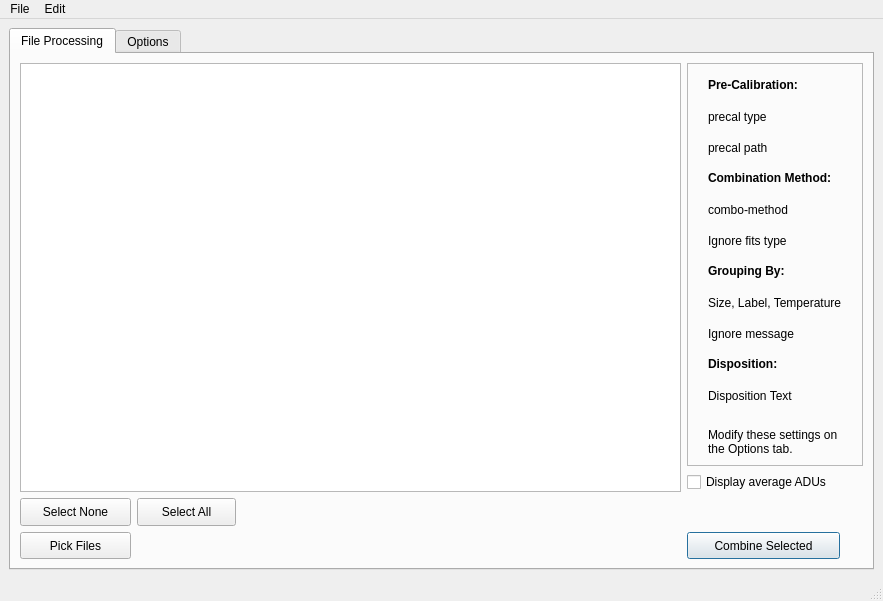
<?xml version="1.0" encoding="UTF-8"?>
<ui version="4.0">
 <class>MainWindow</class>
 <widget class="QMainWindow" name="MainWindow">
  <property name="geometry">
   <rect>
    <x>0</x>
    <y>0</y>
    <width>883</width>
    <height>601</height>
   </rect>
  </property>
  <property name="sizePolicy">
   <sizepolicy hsizetype="MinimumExpanding" vsizetype="MinimumExpanding">
    <horstretch>0</horstretch>
    <verstretch>0</verstretch>
   </sizepolicy>
  </property>
  <property name="minimumSize">
   <size>
    <width>858</width>
    <height>601</height>
   </size>
  </property>
  <property name="windowTitle">
   <string>Master Flat Frame Maker</string>
  </property>
  <widget class="QWidget" name="centralwidget">
   <layout class="QGridLayout" name="gridLayout_8">
    <item row="0" column="0">
     <widget class="QTabWidget" name="tabWidget">
      <property name="sizePolicy">
       <sizepolicy hsizetype="Expanding" vsizetype="Expanding">
        <horstretch>0</horstretch>
        <verstretch>0</verstretch>
       </sizepolicy>
      </property>
      <property name="minimumSize">
       <size>
        <width>0</width>
        <height>0</height>
       </size>
      </property>
      <property name="toolTip">
       <string/>
      </property>
      <property name="currentIndex">
       <number>0</number>
      </property>
      <widget class="QWidget" name="filesTab">
       <attribute name="title">
        <string>File Processing</string>
       </attribute>
       <attribute name="toolTip">
        <string>Selecting files to be processed</string>
       </attribute>
       <layout class="QGridLayout" name="gridLayout_7">
        <item row="0" column="0" rowspan="2" colspan="3">
         <widget class="QTableView" name="filesTable">
          <property name="sizePolicy">
           <sizepolicy hsizetype="Expanding" vsizetype="Expanding">
            <horstretch>100</horstretch>
            <verstretch>100</verstretch>
           </sizepolicy>
          </property>
          <property name="minimumSize">
           <size>
            <width>600</width>
            <height>401</height>
           </size>
          </property>
          <property name="toolTip">
           <string>All the files you have picked from the file system.  Only those you select will be processed.  Sort by clickin on column headings.</string>
          </property>
          <property name="editTriggers">
           <set>QAbstractItemView::NoEditTriggers</set>
          </property>
          <property name="tabKeyNavigation">
           <bool>false</bool>
          </property>
          <property name="showDropIndicator" stdset="0">
           <bool>false</bool>
          </property>
          <property name="dragDropOverwriteMode">
           <bool>false</bool>
          </property>
          <property name="selectionBehavior">
           <enum>QAbstractItemView::SelectRows</enum>
          </property>
          <property name="sortingEnabled">
           <bool>true</bool>
          </property>
          <attribute name="horizontalHeaderStretchLastSection">
           <bool>true</bool>
          </attribute>
          <attribute name="verticalHeaderVisible">
           <bool>false</bool>
          </attribute>
          <attribute name="verticalHeaderHighlightSections">
           <bool>false</bool>
          </attribute>
         </widget>
        </item>
        <item row="0" column="3">
         <widget class="QFrame" name="frame">
          <property name="minimumSize">
           <size>
            <width>176</width>
            <height>0</height>
           </size>
          </property>
          <property name="maximumSize">
           <size>
            <width>176</width>
            <height>403</height>
           </size>
          </property>
          <property name="toolTip">
           <string>Settings for this session are summarized here.  Change them by selecting the Options tab above.</string>
          </property>
          <property name="frameShape">
           <enum>QFrame::StyledPanel</enum>
          </property>
          <property name="frameShadow">
           <enum>QFrame::Raised</enum>
          </property>
          <layout class="QGridLayout" name="gridLayout_6">
           <item row="5" column="0">
            <widget class="QLabel" name="methodInfo2">
             <property name="text">
              <string>Ignore fits type</string>
             </property>
            </widget>
           </item>
           <item row="10" column="0">
            <widget class="QLabel" name="dispositionInfo1">
             <property name="text">
              <string>Disposition Text</string>
             </property>
            </widget>
           </item>
           <item row="2" column="0">
            <widget class="QLabel" name="preCalInfo2">
             <property name="styleSheet">
              <string notr="true">font: 9pt &quot;Geneva&quot;;</string>
             </property>
             <property name="text">
              <string>precal path</string>
             </property>
            </widget>
           </item>
           <item row="9" column="0">
            <widget class="QLabel" name="label_20">
             <property name="text">
              <string>&lt;html&gt;&lt;head/&gt;&lt;body&gt;&lt;p&gt;&lt;span style=&quot; font-weight:600;&quot;&gt;Disposition:&lt;/span&gt;&lt;/p&gt;&lt;/body&gt;&lt;/html&gt;</string>
             </property>
            </widget>
           </item>
           <item row="3" column="0">
            <widget class="QLabel" name="label_15">
             <property name="text">
              <string>&lt;html&gt;&lt;head/&gt;&lt;body&gt;&lt;p&gt;&lt;span style=&quot; font-weight:600;&quot;&gt;Combination Method:&lt;/span&gt;&lt;/p&gt;&lt;/body&gt;&lt;/html&gt;</string>
             </property>
            </widget>
           </item>
           <item row="1" column="0">
            <widget class="QLabel" name="preCalInfo1">
             <property name="text">
              <string>precal type</string>
             </property>
            </widget>
           </item>
           <item row="7" column="0">
            <widget class="QLabel" name="groupInfo1">
             <property name="text">
              <string>Size, Label, Temperature</string>
             </property>
            </widget>
           </item>
           <item row="11" column="0">
            <widget class="QLabel" name="label_21">
             <property name="sizePolicy">
              <sizepolicy hsizetype="Fixed" vsizetype="Fixed">
               <horstretch>0</horstretch>
               <verstretch>0</verstretch>
              </sizepolicy>
             </property>
             <property name="text">
              <string>&lt;html&gt;&lt;head/&gt;&lt;body&gt;&lt;p&gt;&lt;br/&gt;Modify these settings on the Options tab.&lt;/p&gt;&lt;/body&gt;&lt;/html&gt;</string>
             </property>
             <property name="alignment">
              <set>Qt::AlignLeading|Qt::AlignLeft|Qt::AlignTop</set>
             </property>
             <property name="wordWrap">
              <bool>true</bool>
             </property>
            </widget>
           </item>
           <item row="4" column="0">
            <widget class="QLabel" name="methodInfo1">
             <property name="text">
              <string>combo-method</string>
             </property>
            </widget>
           </item>
           <item row="8" column="0">
            <widget class="QLabel" name="groupInfo2">
             <property name="text">
              <string>Ignore message</string>
             </property>
            </widget>
           </item>
           <item row="6" column="0">
            <widget class="QLabel" name="label_16">
             <property name="text">
              <string>&lt;html&gt;&lt;head/&gt;&lt;body&gt;&lt;p&gt;&lt;span style=&quot; font-weight:600;&quot;&gt;Grouping By:&lt;/span&gt;&lt;/p&gt;&lt;/body&gt;&lt;/html&gt;</string>
             </property>
            </widget>
           </item>
           <item row="0" column="0">
            <widget class="QLabel" name="label_10">
             <property name="text">
              <string>&lt;html&gt;&lt;head/&gt;&lt;body&gt;&lt;p&gt;&lt;span style=&quot; font-weight:600;&quot;&gt;Pre-Calibration:&lt;/span&gt;&lt;/p&gt;&lt;/body&gt;&lt;/html&gt;</string>
             </property>
            </widget>
           </item>
          </layout>
         </widget>
        </item>
        <item row="1" column="3">
         <widget class="QCheckBox" name="displayAvgADUs">
          <property name="toolTip">
           <string>Show the average ADU level for each displayed file</string>
          </property>
          <property name="text">
           <string>Display average ADUs</string>
          </property>
         </widget>
        </item>
        <item row="2" column="0">
         <widget class="QPushButton" name="selectNoneButton">
          <property name="maximumSize">
           <size>
            <width>116</width>
            <height>32</height>
           </size>
          </property>
          <property name="text">
           <string>Select None</string>
          </property>
         </widget>
        </item>
        <item row="2" column="1">
         <widget class="QPushButton" name="selectAllButton">
          <property name="maximumSize">
           <size>
            <width>99</width>
            <height>32</height>
           </size>
          </property>
          <property name="text">
           <string>Select All</string>
          </property>
         </widget>
        </item>
        <item row="2" column="2">
         <widget class="QLabel" name="selectedLabel">
          <property name="text">
           <string/>
          </property>
         </widget>
        </item>
        <item row="2" column="3">
         <spacer name="horizontalSpacer">
          <property name="orientation">
           <enum>Qt::Horizontal</enum>
          </property>
          <property name="sizeHint" stdset="0">
           <size>
            <width>40</width>
            <height>20</height>
           </size>
          </property>
         </spacer>
        </item>
        <item row="3" column="0">
         <widget class="QPushButton" name="pickFilesButton">
          <property name="maximumSize">
           <size>
            <width>111</width>
            <height>32</height>
           </size>
          </property>
          <property name="text">
           <string>Pick Files</string>
          </property>
         </widget>
        </item>
        <item row="3" column="1" colspan="2">
         <spacer name="horizontalSpacer_2">
          <property name="orientation">
           <enum>Qt::Horizontal</enum>
          </property>
          <property name="sizeHint" stdset="0">
           <size>
            <width>518</width>
            <height>20</height>
           </size>
          </property>
         </spacer>
        </item>
        <item row="3" column="3">
         <widget class="QPushButton" name="combineSelectedButton">
          <property name="maximumSize">
           <size>
            <width>153</width>
            <height>32</height>
           </size>
          </property>
          <property name="text">
           <string>Combine Selected</string>
          </property>
          <property name="autoDefault">
           <bool>true</bool>
          </property>
          <property name="default">
           <bool>true</bool>
          </property>
         </widget>
        </item>
       </layout>
      </widget>
      <widget class="QWidget" name="optionsTab">
       <attribute name="title">
        <string>Options</string>
       </attribute>
       <attribute name="toolTip">
        <string>Options on how the selected files will be grouped, calibrated, and combined.</string>
       </attribute>
       <layout class="QGridLayout" name="gridLayout_5">
        <item row="0" column="0">
         <widget class="QGroupBox" name="groupBox_2">
          <property name="minimumSize">
           <size>
            <width>331</width>
            <height>261</height>
           </size>
          </property>
          <property name="maximumSize">
           <size>
            <width>331</width>
            <height>291</height>
           </size>
          </property>
          <property name="title">
           <string>Pre-Combine Bias/Flat File Calibration</string>
          </property>
          <layout class="QGridLayout" name="gridLayout">
           <property name="verticalSpacing">
            <number>9</number>
           </property>
           <item row="8" column="0" colspan="3">
            <widget class="QRadioButton" name="fixedPreCalFileRB">
             <property name="toolTip">
              <string>Use fixed bias or flat file specified here for precalibration</string>
             </property>
             <property name="text">
              <string>Fixed Bias/Flat File:</string>
             </property>
             <attribute name="buttonGroup">
              <string notr="true">preCalibrationGroup</string>
             </attribute>
            </widget>
           </item>
           <item row="3" column="0">
            <spacer name="horizontalSpacer_7">
             <property name="orientation">
              <enum>Qt::Horizontal</enum>
             </property>
             <property name="sizeType">
              <enum>QSizePolicy::Fixed</enum>
             </property>
             <property name="sizeHint" stdset="0">
              <size>
               <width>40</width>
               <height>17</height>
              </size>
             </property>
            </spacer>
           </item>
           <item row="7" column="0" colspan="6">
            <widget class="QLabel" name="autoDirectoryName">
             <property name="text">
              <string>&lt;html&gt;&lt;head/&gt;&lt;body&gt;&lt;p&gt;&lt;span style=&quot; font-size:9pt;&quot;&gt;Directory name echoed here&lt;br/&gt;second line&lt;/span&gt;&lt;/p&gt;&lt;/body&gt;&lt;/html&gt;</string>
             </property>
             <property name="alignment">
              <set>Qt::AlignLeading|Qt::AlignLeft|Qt::AlignTop</set>
             </property>
             <property name="wordWrap">
              <bool>true</bool>
             </property>
            </widget>
           </item>
           <item row="2" column="0" colspan="3">
            <widget class="QRadioButton" name="autoPreCalibrationRB">
             <property name="toolTip">
              <string>Automatically choose the best matching Bias or Flat file from a directory of files</string>
             </property>
             <property name="text">
              <string>Auto from Directory</string>
             </property>
             <attribute name="buttonGroup">
              <string notr="true">preCalibrationGroup</string>
             </attribute>
            </widget>
           </item>
           <item row="9" column="0" colspan="6">
            <widget class="QLabel" name="precalibrationPathDisplay">
             <property name="minimumSize">
              <size>
               <width>0</width>
               <height>0</height>
              </size>
             </property>
             <property name="text">
              <string>&lt;html&gt;&lt;head/&gt;&lt;body&gt;&lt;p&gt;&lt;span style=&quot; font-size:9pt;&quot;&gt;File name is echoed here&lt;br/&gt;Second line&lt;/span&gt;&lt;/p&gt;&lt;/body&gt;&lt;/html&gt;</string>
             </property>
             <property name="alignment">
              <set>Qt::AlignLeading|Qt::AlignLeft|Qt::AlignTop</set>
             </property>
             <property name="wordWrap">
              <bool>true</bool>
             </property>
            </widget>
           </item>
           <item row="2" column="5">
            <spacer name="horizontalSpacer_3">
             <property name="orientation">
              <enum>Qt::Horizontal</enum>
             </property>
             <property name="sizeHint" stdset="0">
              <size>
               <width>34</width>
               <height>15</height>
              </size>
             </property>
            </spacer>
           </item>
           <item row="1" column="4" colspan="2">
            <widget class="QLineEdit" name="fixedPedestalAmount"/>
           </item>
           <item row="2" column="3" colspan="2">
            <widget class="QPushButton" name="setAutoDirectory">
             <property name="text">
              <string>Set Dir</string>
             </property>
            </widget>
           </item>
           <item row="8" column="5">
            <spacer name="horizontalSpacer_4">
             <property name="orientation">
              <enum>Qt::Horizontal</enum>
             </property>
             <property name="sizeHint" stdset="0">
              <size>
               <width>34</width>
               <height>15</height>
              </size>
             </property>
            </spacer>
           </item>
           <item row="0" column="0" colspan="3">
            <widget class="QRadioButton" name="noPreClalibrationRB">
             <property name="toolTip">
              <string>No precalibration</string>
             </property>
             <property name="text">
              <string>No pre-calibration</string>
             </property>
             <attribute name="buttonGroup">
              <string notr="true">preCalibrationGroup</string>
             </attribute>
            </widget>
           </item>
           <item row="4" column="0">
            <spacer name="horizontalSpacer_8">
             <property name="orientation">
              <enum>Qt::Horizontal</enum>
             </property>
             <property name="sizeType">
              <enum>QSizePolicy::Fixed</enum>
             </property>
             <property name="sizeHint" stdset="0">
              <size>
               <width>40</width>
               <height>17</height>
              </size>
             </property>
            </spacer>
           </item>
           <item row="1" column="0" colspan="3">
            <widget class="QRadioButton" name="fixedPedestalRB">
             <property name="toolTip">
              <string>Subtract a given fixed pedestal amount from each pixel</string>
             </property>
             <property name="text">
              <string>Pedestal</string>
             </property>
             <attribute name="buttonGroup">
              <string notr="true">preCalibrationGroup</string>
             </attribute>
            </widget>
           </item>
           <item row="8" column="3" colspan="2">
            <widget class="QPushButton" name="selectPreCalFile">
             <property name="text">
              <string>Select File</string>
             </property>
            </widget>
           </item>
           <item row="5" column="0">
            <spacer name="horizontalSpacer_9">
             <property name="orientation">
              <enum>Qt::Horizontal</enum>
             </property>
             <property name="sizeType">
              <enum>QSizePolicy::Fixed</enum>
             </property>
             <property name="sizeHint" stdset="0">
              <size>
               <width>40</width>
               <height>17</height>
              </size>
             </property>
            </spacer>
           </item>
           <item row="3" column="1" colspan="4">
            <widget class="QCheckBox" name="autoRecursive">
             <property name="toolTip">
              <string>In &quot;Auto Directory&quot;, include any files in sub-directories too</string>
             </property>
             <property name="statusTip">
              <string/>
             </property>
             <property name="text">
              <string>Include sub-directories</string>
             </property>
            </widget>
           </item>
           <item row="4" column="1" colspan="3">
            <widget class="QCheckBox" name="autoBiasOnly">
             <property name="toolTip">
              <string>In auto directory, only BIAS or FLAT files will be considered</string>
             </property>
             <property name="text">
              <string>Bias &amp;&amp; Flat files only</string>
             </property>
            </widget>
           </item>
           <item row="5" column="1" colspan="4">
            <widget class="QCheckBox" name="displayAutoResultsCB">
             <property name="toolTip">
              <string>Display, in the console, the exposure and temperature match of the selected best calibration file.</string>
             </property>
             <property name="text">
              <string>Display specs of selected file</string>
             </property>
            </widget>
           </item>
          </layout>
         </widget>
        </item>
        <item row="0" column="1">
         <widget class="QGroupBox" name="groupBox_3">
          <property name="sizePolicy">
           <sizepolicy hsizetype="Ignored" vsizetype="Ignored">
            <horstretch>0</horstretch>
            <verstretch>0</verstretch>
           </sizepolicy>
          </property>
          <property name="minimumSize">
           <size>
            <width>326</width>
            <height>261</height>
           </size>
          </property>
          <property name="maximumSize">
           <size>
            <width>326</width>
            <height>291</height>
           </size>
          </property>
          <property name="title">
           <string>Combination Algorithm</string>
          </property>
          <layout class="QGridLayout" name="gridLayout_2">
           <item row="0" column="0">
            <widget class="QRadioButton" name="combineMeanRB">
             <property name="toolTip">
              <string>Simple mean. Best signal-to-noise, but outliers (satellites etc) will show up.</string>
             </property>
             <property name="text">
              <string>Mean</string>
             </property>
            </widget>
           </item>
           <item row="2" column="3">
            <spacer name="horizontalSpacer_5">
             <property name="orientation">
              <enum>Qt::Horizontal</enum>
             </property>
             <property name="sizeHint" stdset="0">
              <size>
               <width>37</width>
               <height>20</height>
              </size>
             </property>
            </spacer>
           </item>
           <item row="2" column="2">
            <widget class="QLineEdit" name="minMaxNumDropped">
             <property name="maximumSize">
              <size>
               <width>41</width>
               <height>21</height>
              </size>
             </property>
             <property name="toolTip">
              <string>&lt;html&gt;&lt;head/&gt;&lt;body&gt;&lt;p&gt;How many min and max values are dropped?  (1 = drop all instances of the max and all instances of the min; 2 = all instances of max and next-to-max and all instances of 2 min values, etc.)&lt;/p&gt;&lt;/body&gt;&lt;/html&gt;</string>
             </property>
            </widget>
           </item>
           <item row="3" column="3">
            <spacer name="horizontalSpacer_6">
             <property name="orientation">
              <enum>Qt::Horizontal</enum>
             </property>
             <property name="sizeHint" stdset="0">
              <size>
               <width>37</width>
               <height>20</height>
              </size>
             </property>
            </spacer>
           </item>
           <item row="2" column="1">
            <widget class="QLabel" name="label_2">
             <property name="text">
              <string>Drop</string>
             </property>
            </widget>
           </item>
           <item row="3" column="2">
            <widget class="QLineEdit" name="sigmaThreshold">
             <property name="maximumSize">
              <size>
               <width>41</width>
               <height>21</height>
              </size>
             </property>
             <property name="toolTip">
              <string>&lt;html&gt;&lt;head/&gt;&lt;body&gt;&lt;p&gt;Sigma ratio (how many standard deviations the value is from the mean) beyond which data are dropped.  Try 2.0 then experiment.&lt;/p&gt;&lt;/body&gt;&lt;/html&gt;</string>
             </property>
            </widget>
           </item>
           <item row="2" column="0">
            <widget class="QRadioButton" name="combineMinMaxRB">
             <property name="toolTip">
              <string>Drop min and max values, then Mean. Works well when outliers are hot or black pixels.</string>
             </property>
             <property name="text">
              <string>Min/Max Clip</string>
             </property>
            </widget>
           </item>
           <item row="3" column="1">
            <widget class="QLabel" name="label_3">
             <property name="text">
              <string>Z Limit</string>
             </property>
            </widget>
           </item>
           <item row="5" column="0">
            <spacer name="verticalSpacer">
             <property name="orientation">
              <enum>Qt::Vertical</enum>
             </property>
             <property name="sizeHint" stdset="0">
              <size>
               <width>20</width>
               <height>40</height>
              </size>
             </property>
            </spacer>
           </item>
           <item row="1" column="0">
            <widget class="QRadioButton" name="combineMedianRB">
             <property name="toolTip">
              <string>Simple median. Rejects outliers, but signal-to-noise not as good as with Mean.</string>
             </property>
             <property name="text">
              <string>Median</string>
             </property>
            </widget>
           </item>
           <item row="3" column="0">
            <widget class="QRadioButton" name="combineSigmaRB">
             <property name="toolTip">
              <string>Drop pixels more than a given sigma ratio from the mean, then mean the rest. Good rejection of anomalous data.</string>
             </property>
             <property name="text">
              <string>Sigma Clip</string>
             </property>
            </widget>
           </item>
           <item row="4" column="0" colspan="3">
            <widget class="QCheckBox" name="ignoreFileType">
             <property name="toolTip">
              <string>Allow any FITS file to be included, not just FLAT files.</string>
             </property>
             <property name="text">
              <string>Ignore FITS file type, allow combine</string>
             </property>
            </widget>
           </item>
          </layout>
         </widget>
        </item>
        <item row="1" column="0">
         <widget class="QGroupBox" name="groupBox_4">
          <property name="minimumSize">
           <size>
            <width>333</width>
            <height>193</height>
           </size>
          </property>
          <property name="maximumSize">
           <size>
            <width>333</width>
            <height>193</height>
           </size>
          </property>
          <property name="title">
           <string>Process Multiple Files at Once, Grouped</string>
          </property>
          <layout class="QGridLayout" name="gridLayout_3">
           <item row="2" column="0">
            <widget class="QCheckBox" name="groupByTemperatureCB">
             <property name="toolTip">
              <string>Process sets of files having different CCD temperatures</string>
             </property>
             <property name="text">
              <string>Group by Temperature, width:</string>
             </property>
            </widget>
           </item>
           <item row="0" column="0" colspan="2">
            <widget class="QCheckBox" name="groupBySizeCB">
             <property name="toolTip">
              <string>Process sets of files having different dimensions or binnings</string>
             </property>
             <property name="text">
              <string>Group by size (dimensions and binning)</string>
             </property>
            </widget>
           </item>
           <item row="3" column="1">
            <widget class="QLineEdit" name="minimumGroupSize">
             <property name="maximumSize">
              <size>
               <width>31</width>
               <height>21</height>
              </size>
             </property>
            </widget>
           </item>
           <item row="1" column="0">
            <widget class="QCheckBox" name="groupByFilterCB">
             <property name="toolTip">
              <string>Process files with the same filter name as a group</string>
             </property>
             <property name="text">
              <string>Group by Filter</string>
             </property>
            </widget>
           </item>
           <item row="3" column="0">
            <widget class="QCheckBox" name="ignoreSmallGroupsCB">
             <property name="text">
              <string>Ignore groups with fewer than:</string>
             </property>
            </widget>
           </item>
           <item row="3" column="2">
            <widget class="QLabel" name="label_9">
             <property name="text">
              <string>files</string>
             </property>
            </widget>
           </item>
           <item row="2" column="1">
            <widget class="QLineEdit" name="temperatureGroupBandwidth">
             <property name="maximumSize">
              <size>
               <width>31</width>
               <height>16777215</height>
              </size>
             </property>
             <property name="toolTip">
              <string>Group together temperatures that are within this much on either side of the group centre.</string>
             </property>
            </widget>
           </item>
          </layout>
         </widget>
        </item>
        <item row="1" column="1">
         <widget class="QGroupBox" name="groupBox_5">
          <property name="minimumSize">
           <size>
            <width>326</width>
            <height>193</height>
           </size>
          </property>
          <property name="maximumSize">
           <size>
            <width>326</width>
            <height>193</height>
           </size>
          </property>
          <property name="title">
           <string>Disposition of Input Files</string>
          </property>
          <layout class="QGridLayout" name="gridLayout_4">
           <item row="1" column="1">
            <widget class="QLineEdit" name="subFolderName">
             <property name="toolTip">
              <string>&lt;html&gt;&lt;head/&gt;&lt;body&gt;&lt;p&gt;Name for the folder to move the processed files. Optionally this name can contain %d, %t, or %f, which will be replaced by the date, time, and filter name, respectively.&lt;/p&gt;&lt;/body&gt;&lt;/html&gt;</string>
             </property>
            </widget>
           </item>
           <item row="1" column="0">
            <widget class="QRadioButton" name="dispositionSubFolderRB">
             <property name="toolTip">
              <string>Move the input files to a sub-folder (in the same directory as the input files) with the given name</string>
             </property>
             <property name="text">
              <string>Move to:</string>
             </property>
             <attribute name="buttonGroup">
              <string notr="true">dispositionGroup</string>
             </attribute>
            </widget>
           </item>
           <item row="0" column="0" colspan="2">
            <widget class="QRadioButton" name="dispositionNothingRB">
             <property name="toolTip">
              <string>Leave the input files alone.</string>
             </property>
             <property name="text">
              <string>Do Nothing</string>
             </property>
             <attribute name="buttonGroup">
              <string notr="true">dispositionGroup</string>
             </attribute>
            </widget>
           </item>
           <item row="2" column="0">
            <spacer name="verticalSpacer_2">
             <property name="orientation">
              <enum>Qt::Vertical</enum>
             </property>
             <property name="sizeHint" stdset="0">
              <size>
               <width>20</width>
               <height>40</height>
              </size>
             </property>
            </spacer>
           </item>
          </layout>
         </widget>
        </item>
       </layout>
      </widget>
     </widget>
    </item>
   </layout>
  </widget>
  <widget class="QMenuBar" name="menubar">
   <property name="geometry">
    <rect>
     <x>0</x>
     <y>0</y>
     <width>883</width>
     <height>22</height>
    </rect>
   </property>
   <widget class="QMenu" name="menuFile">
    <property name="title">
     <string>File</string>
    </property>
    <addaction name="actionOpen"/>
    <addaction name="separator"/>
    <addaction name="actionPreferences"/>
   </widget>
   <widget class="QMenu" name="menuEdit">
    <property name="title">
     <string>Edit</string>
    </property>
    <addaction name="actionCut"/>
    <addaction name="actionCopy"/>
    <addaction name="actionPaste"/>
    <addaction name="actionSelectAll"/>
   </widget>
   <addaction name="menuFile"/>
   <addaction name="menuEdit"/>
  </widget>
  <widget class="QStatusBar" name="statusbar"/>
  <action name="actionPreferences">
   <property name="text">
    <string>Preferences</string>
   </property>
   <property name="shortcut">
    <string>Ctrl+;</string>
   </property>
  </action>
  <action name="actionOpen">
   <property name="text">
    <string>Open</string>
   </property>
   <property name="shortcut">
    <string>Ctrl+O</string>
   </property>
  </action>
  <action name="actionSelectAll">
   <property name="text">
    <string>Select All</string>
   </property>
   <property name="shortcut">
    <string>Ctrl+A</string>
   </property>
  </action>
  <action name="actionCut">
   <property name="text">
    <string>Cut</string>
   </property>
   <property name="shortcut">
    <string>Ctrl+X</string>
   </property>
  </action>
  <action name="actionCopy">
   <property name="text">
    <string>Copy</string>
   </property>
   <property name="shortcut">
    <string>Ctrl+C</string>
   </property>
  </action>
  <action name="actionPaste">
   <property name="text">
    <string>Paste</string>
   </property>
   <property name="shortcut">
    <string>Ctrl+V</string>
   </property>
  </action>
 </widget>
 <tabstops>
  <tabstop>tabWidget</tabstop>
  <tabstop>combineSelectedButton</tabstop>
  <tabstop>noPreClalibrationRB</tabstop>
  <tabstop>fixedPedestalRB</tabstop>
  <tabstop>fixedPedestalAmount</tabstop>
  <tabstop>autoPreCalibrationRB</tabstop>
  <tabstop>setAutoDirectory</tabstop>
  <tabstop>autoRecursive</tabstop>
  <tabstop>autoBiasOnly</tabstop>
  <tabstop>fixedPreCalFileRB</tabstop>
  <tabstop>selectPreCalFile</tabstop>
  <tabstop>groupBySizeCB</tabstop>
  <tabstop>groupByTemperatureCB</tabstop>
  <tabstop>temperatureGroupBandwidth</tabstop>
  <tabstop>ignoreSmallGroupsCB</tabstop>
  <tabstop>minimumGroupSize</tabstop>
  <tabstop>combineMeanRB</tabstop>
  <tabstop>combineMedianRB</tabstop>
  <tabstop>combineMinMaxRB</tabstop>
  <tabstop>minMaxNumDropped</tabstop>
  <tabstop>combineSigmaRB</tabstop>
  <tabstop>sigmaThreshold</tabstop>
  <tabstop>ignoreFileType</tabstop>
  <tabstop>dispositionNothingRB</tabstop>
  <tabstop>dispositionSubFolderRB</tabstop>
  <tabstop>subFolderName</tabstop>
  <tabstop>selectAllButton</tabstop>
  <tabstop>selectNoneButton</tabstop>
  <tabstop>pickFilesButton</tabstop>
  <tabstop>filesTable</tabstop>
 </tabstops>
 <resources/>
 <connections/>
 <buttongroups>
  <buttongroup name="preCalibrationGroup"/>
  <buttongroup name="dispositionGroup"/>
 </buttongroups>
</ui>
